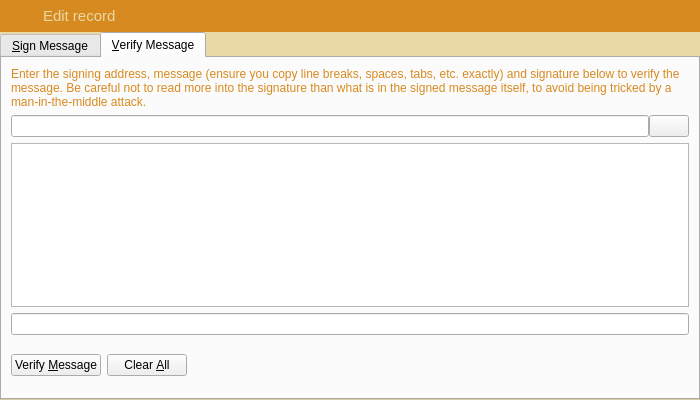
<?xml version="1.0" encoding="UTF-8"?>
<ui version="4.0">
 <class>SignVerifyMessageDialog</class>
 <widget class="QDialog" name="SignVerifyMessageDialog">
  <property name="geometry">
   <rect>
    <x>0</x>
    <y>0</y>
    <width>700</width>
    <height>400</height>
   </rect>
  </property>
  <property name="windowTitle">
   <string>Signatures - Sign / Verify a Message</string>
  </property>
  <property name="styleSheet">
   <string notr="true">QLabel {
	color: #d78a20;
}

QDialog {
	background-color: #e9d9a4;
}</string>
  </property>
  <property name="modal">
   <bool>true</bool>
  </property>
  <layout class="QVBoxLayout" name="verticalLayout">
   <property name="spacing">
    <number>0</number>
   </property>
   <property name="margin">
    <number>0</number>
   </property>
   <item>
    <widget class="QWidget" name="wHeader" native="true">
     <property name="minimumSize">
      <size>
       <width>0</width>
       <height>32</height>
      </size>
     </property>
     <property name="maximumSize">
      <size>
       <width>16777215</width>
       <height>32</height>
      </size>
     </property>
     <property name="styleSheet">
      <string notr="true">#wHeader {
	background-color: #d78a20;
}</string>
     </property>
     <property name="is_header" stdset="0">
      <bool>true</bool>
     </property>
     <layout class="QHBoxLayout" name="horizontalLayout_19">
      <property name="margin">
       <number>0</number>
      </property>
      <item>
       <spacer name="horizontalSpacer_26">
        <property name="orientation">
         <enum>Qt::Horizontal</enum>
        </property>
        <property name="sizeType">
         <enum>QSizePolicy::Fixed</enum>
        </property>
        <property name="sizeHint" stdset="0">
         <size>
          <width>7</width>
          <height>20</height>
         </size>
        </property>
       </spacer>
      </item>
      <item>
       <widget class="QLabel" name="label_33">
        <property name="sizePolicy">
         <sizepolicy hsizetype="Preferred" vsizetype="Preferred">
          <horstretch>0</horstretch>
          <verstretch>0</verstretch>
         </sizepolicy>
        </property>
        <property name="minimumSize">
         <size>
          <width>30</width>
          <height>30</height>
         </size>
        </property>
        <property name="maximumSize">
         <size>
          <width>30</width>
          <height>30</height>
         </size>
        </property>
        <property name="text">
         <string/>
        </property>
        <property name="pixmap">
         <pixmap resource="../res.qrc">:/res/edit_record_icon.png</pixmap>
        </property>
       </widget>
      </item>
      <item>
       <widget class="QLabel" name="lbTitle">
        <property name="font">
         <font>
          <pointsize>11</pointsize>
          <stylestrategy>PreferAntialias</stylestrategy>
         </font>
        </property>
        <property name="styleSheet">
         <string notr="true">QLabel {
	color: #e9d9a4;
}</string>
        </property>
        <property name="text">
         <string>Edit record</string>
        </property>
       </widget>
      </item>
      <item>
       <widget class="QPushButton" name="bClose">
        <property name="minimumSize">
         <size>
          <width>30</width>
          <height>30</height>
         </size>
        </property>
        <property name="maximumSize">
         <size>
          <width>30</width>
          <height>30</height>
         </size>
        </property>
        <property name="styleSheet">
         <string notr="true">QPushButton {	
	image: url(:/res/close_normal.png);
	border: 0px solid gray;
}
QPushButton:pressed:flat {
	image: url(:/res/close_normal.png);
}

QPushButton:hover {
	image: url(:/res/close_hover.png);
}</string>
        </property>
        <property name="text">
         <string notr="true"/>
        </property>
        <property name="flat">
         <bool>true</bool>
        </property>
       </widget>
      </item>
     </layout>
    </widget>
   </item>
   <item>
    <widget class="QTabWidget" name="tabWidget">
     <property name="currentIndex">
      <number>1</number>
     </property>
     <widget class="QWidget" name="tabSignMessage">
      <attribute name="title">
       <string>&amp;Sign Message</string>
      </attribute>
      <layout class="QVBoxLayout" name="verticalLayout_SM">
       <item>
        <widget class="QLabel" name="infoLabel_SM">
         <property name="text">
          <string>You can sign messages with your addresses to prove you own them. Be careful not to sign anything vague, as phishing attacks may try to trick you into signing your identity over to them. Only sign fully-detailed statements you agree to.</string>
         </property>
         <property name="textFormat">
          <enum>Qt::PlainText</enum>
         </property>
         <property name="wordWrap">
          <bool>true</bool>
         </property>
        </widget>
       </item>
       <item>
        <layout class="QHBoxLayout" name="horizontalLayout_1_SM">
         <property name="spacing">
          <number>0</number>
         </property>
         <item>
          <widget class="QValidatedLineEdit" name="addressIn_SM">
           <property name="toolTip">
            <string>The address to sign the message with (e.g. FAFBkddsxh1yZmgcniFspsNSP1imaeU8xk)</string>
           </property>
           <property name="maxLength">
            <number>34</number>
           </property>
          </widget>
         </item>
         <item>
          <widget class="QPushButton" name="addressBookButton_SM">
           <property name="toolTip">
            <string>Choose an address from the address book</string>
           </property>
           <property name="text">
            <string/>
           </property>
           <property name="icon">
            <iconset resource="../floripacoin.qrc">
             <normaloff>:/icons/address-book</normaloff>:/icons/address-book</iconset>
           </property>
           <property name="shortcut">
            <string>Alt+A</string>
           </property>
           <property name="autoDefault">
            <bool>false</bool>
           </property>
          </widget>
         </item>
         <item>
          <widget class="QPushButton" name="pasteButton_SM">
           <property name="toolTip">
            <string>Paste address from clipboard</string>
           </property>
           <property name="text">
            <string/>
           </property>
           <property name="icon">
            <iconset resource="../floripacoin.qrc">
             <normaloff>:/icons/editpaste</normaloff>:/icons/editpaste</iconset>
           </property>
           <property name="shortcut">
            <string>Alt+P</string>
           </property>
           <property name="autoDefault">
            <bool>false</bool>
           </property>
          </widget>
         </item>
        </layout>
       </item>
       <item>
        <widget class="QPlainTextEdit" name="messageIn_SM">
         <property name="toolTip">
          <string>Enter the message you want to sign here</string>
         </property>
        </widget>
       </item>
       <item>
        <widget class="QLabel" name="signatureLabel_SM">
         <property name="text">
          <string>Signature</string>
         </property>
         <property name="textFormat">
          <enum>Qt::PlainText</enum>
         </property>
        </widget>
       </item>
       <item>
        <layout class="QHBoxLayout" name="horizontalLayout_2_SM">
         <property name="spacing">
          <number>0</number>
         </property>
         <item>
          <widget class="QLineEdit" name="signatureOut_SM">
           <property name="font">
            <font>
             <italic>true</italic>
            </font>
           </property>
           <property name="readOnly">
            <bool>true</bool>
           </property>
          </widget>
         </item>
         <item>
          <widget class="QPushButton" name="copySignatureButton_SM">
           <property name="toolTip">
            <string>Copy the current signature to the system clipboard</string>
           </property>
           <property name="text">
            <string/>
           </property>
           <property name="icon">
            <iconset resource="../floripacoin.qrc">
             <normaloff>:/icons/editcopy</normaloff>:/icons/editcopy</iconset>
           </property>
           <property name="autoDefault">
            <bool>false</bool>
           </property>
          </widget>
         </item>
        </layout>
       </item>
       <item>
        <layout class="QHBoxLayout" name="horizontalLayout_3_SM">
         <item>
          <widget class="QPushButton" name="signMessageButton_SM">
           <property name="toolTip">
            <string>Sign the message to prove you own this Floripacoin address</string>
           </property>
           <property name="text">
            <string>Sign &amp;Message</string>
           </property>
           <property name="icon">
            <iconset resource="../floripacoin.qrc">
             <normaloff>:/icons/edit</normaloff>:/icons/edit</iconset>
           </property>
           <property name="autoDefault">
            <bool>false</bool>
           </property>
          </widget>
         </item>
         <item>
          <widget class="QPushButton" name="clearButton_SM">
           <property name="toolTip">
            <string>Reset all sign message fields</string>
           </property>
           <property name="text">
            <string>Clear &amp;All</string>
           </property>
           <property name="icon">
            <iconset resource="../floripacoin.qrc">
             <normaloff>:/icons/remove</normaloff>:/icons/remove</iconset>
           </property>
           <property name="autoDefault">
            <bool>false</bool>
           </property>
          </widget>
         </item>
         <item>
          <spacer name="horizontalSpacer_1_SM">
           <property name="orientation">
            <enum>Qt::Horizontal</enum>
           </property>
           <property name="sizeHint" stdset="0">
            <size>
             <width>40</width>
             <height>48</height>
            </size>
           </property>
          </spacer>
         </item>
         <item>
          <widget class="QLabel" name="statusLabel_SM">
           <property name="font">
            <font>
             <weight>75</weight>
             <bold>true</bold>
            </font>
           </property>
           <property name="text">
            <string/>
           </property>
           <property name="wordWrap">
            <bool>true</bool>
           </property>
          </widget>
         </item>
         <item>
          <spacer name="horizontalSpacer_2_SM">
           <property name="orientation">
            <enum>Qt::Horizontal</enum>
           </property>
           <property name="sizeHint" stdset="0">
            <size>
             <width>40</width>
             <height>48</height>
            </size>
           </property>
          </spacer>
         </item>
        </layout>
       </item>
      </layout>
     </widget>
     <widget class="QWidget" name="tabVerifyMessage">
      <attribute name="title">
       <string>&amp;Verify Message</string>
      </attribute>
      <layout class="QVBoxLayout" name="verticalLayout_VM">
       <item>
        <widget class="QLabel" name="infoLabel_VM">
         <property name="text">
          <string>Enter the signing address, message (ensure you copy line breaks, spaces, tabs, etc. exactly) and signature below to verify the message. Be careful not to read more into the signature than what is in the signed message itself, to avoid being tricked by a man-in-the-middle attack.</string>
         </property>
         <property name="textFormat">
          <enum>Qt::PlainText</enum>
         </property>
         <property name="alignment">
          <set>Qt::AlignLeading|Qt::AlignLeft|Qt::AlignTop</set>
         </property>
         <property name="wordWrap">
          <bool>true</bool>
         </property>
        </widget>
       </item>
       <item>
        <layout class="QHBoxLayout" name="horizontalLayout_1_VM">
         <property name="spacing">
          <number>0</number>
         </property>
         <item>
          <widget class="QValidatedLineEdit" name="addressIn_VM">
           <property name="toolTip">
            <string>The address the message was signed with (e.g. FAFBkddsxh1yZmgcniFspsNSP1imaeU8xk)</string>
           </property>
           <property name="maxLength">
            <number>34</number>
           </property>
          </widget>
         </item>
         <item>
          <widget class="QPushButton" name="addressBookButton_VM">
           <property name="toolTip">
            <string>Choose an address from the address book</string>
           </property>
           <property name="text">
            <string/>
           </property>
           <property name="icon">
            <iconset resource="../floripacoin.qrc">
             <normaloff>:/icons/address-book</normaloff>:/icons/address-book</iconset>
           </property>
           <property name="shortcut">
            <string>Alt+A</string>
           </property>
           <property name="autoDefault">
            <bool>false</bool>
           </property>
          </widget>
         </item>
        </layout>
       </item>
       <item>
        <widget class="QPlainTextEdit" name="messageIn_VM"/>
       </item>
       <item>
        <widget class="QValidatedLineEdit" name="signatureIn_VM"/>
       </item>
       <item>
        <layout class="QHBoxLayout" name="horizontalLayout_2_VM">
         <item>
          <widget class="QPushButton" name="verifyMessageButton_VM">
           <property name="toolTip">
            <string>Verify the message to ensure it was signed with the specified Floripacoin address</string>
           </property>
           <property name="text">
            <string>Verify &amp;Message</string>
           </property>
           <property name="icon">
            <iconset resource="../floripacoin.qrc">
             <normaloff>:/icons/transaction_0</normaloff>:/icons/transaction_0</iconset>
           </property>
           <property name="autoDefault">
            <bool>false</bool>
           </property>
          </widget>
         </item>
         <item>
          <widget class="QPushButton" name="clearButton_VM">
           <property name="toolTip">
            <string>Reset all verify message fields</string>
           </property>
           <property name="text">
            <string>Clear &amp;All</string>
           </property>
           <property name="icon">
            <iconset resource="../floripacoin.qrc">
             <normaloff>:/icons/remove</normaloff>:/icons/remove</iconset>
           </property>
           <property name="autoDefault">
            <bool>false</bool>
           </property>
          </widget>
         </item>
         <item>
          <spacer name="horizontalSpacer_1_VM">
           <property name="orientation">
            <enum>Qt::Horizontal</enum>
           </property>
           <property name="sizeHint" stdset="0">
            <size>
             <width>40</width>
             <height>48</height>
            </size>
           </property>
          </spacer>
         </item>
         <item>
          <widget class="QLabel" name="statusLabel_VM">
           <property name="font">
            <font>
             <weight>75</weight>
             <bold>true</bold>
            </font>
           </property>
           <property name="text">
            <string/>
           </property>
           <property name="wordWrap">
            <bool>true</bool>
           </property>
          </widget>
         </item>
         <item>
          <spacer name="horizontalSpacer_2_VM">
           <property name="orientation">
            <enum>Qt::Horizontal</enum>
           </property>
           <property name="sizeHint" stdset="0">
            <size>
             <width>40</width>
             <height>48</height>
            </size>
           </property>
          </spacer>
         </item>
        </layout>
       </item>
      </layout>
     </widget>
    </widget>
   </item>
  </layout>
 </widget>
 <customwidgets>
  <customwidget>
   <class>QValidatedLineEdit</class>
   <extends>QLineEdit</extends>
   <header>qvalidatedlineedit.h</header>
  </customwidget>
 </customwidgets>
 <resources>
  <include location="../floripacoin.qrc"/>
  <include location="../res.qrc"/>
 </resources>
 <connections>
  <connection>
   <sender>bClose</sender>
   <signal>clicked()</signal>
   <receiver>SignVerifyMessageDialog</receiver>
   <slot>reject()</slot>
   <hints>
    <hint type="sourcelabel">
     <x>489</x>
     <y>15</y>
    </hint>
    <hint type="destinationlabel">
     <x>349</x>
     <y>199</y>
    </hint>
   </hints>
  </connection>
 </connections>
</ui>
